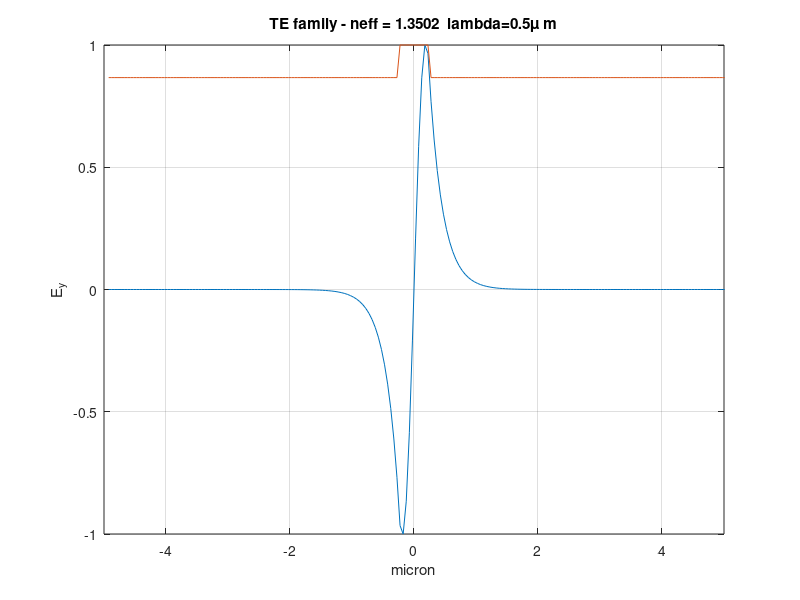

Write MATLAB code to recreate this figure.
% Electromagnetism course - A.Y. 2024/2025
%
% Name: Alessandro 
% Surname: Crotti   
% Registration number: 2149762
%
% FDM based modal-solver for TE family modes
%
% 
% input section

close all
clear all

lambda = 0.5;   % wave length in vacuum [um]
nco    = 1.50;   % refractive index of the guiding slab
ncl    = 1.30;   % refractive index of the cladding
lx     = 10.0;   % transverse width [um]
np     = 200;    % samples number
a      = 0.25;   % half width of the guiding slab [um]

k0 = 2*pi/lambda; % wave number in vacuum
dx = lx/np;       % transverse mesh size
hx = 1/dx.^2;     % to be used in FD equivalent of the second spatial derivative
% building the refractive index profile

for i=1:np
  x(i) = -lx./2 + dx./2 + i.*dx;
  if abs(x(i)) <= a
    n02(i) = nco.^2;
  else
    n02(i) = ncl.^2;
  end
end

% building A matrix

for i=1:np-1
  A(i,i+1) = hx; % upper diagonal elements
  A(i+1,i) = hx; % lower diagonal elements
end

for i=1:np
  A(i,i) = (k0^2 * n02(i)) - 2*hx;
end

% solving the eigenvalue problem

[V, D] = eig(A);

%  post-processing for eliminating spurious solutions

j = 0;
for i=np:-1:1
  beta2 = D(i,i);
  if real(beta2) > 0 %  ... complete here % eigenvalue must be real and positive for guided modes <========================================================================
    tneff = sqrt(beta2)./k0; % calculate the effective index
    % if effective index is in between the refractive index of
    % the core and the cladding then is a guided mode
    if ncl <= tneff & tneff <= nco
       i
       tneff
       j = j + 1;
       neff(j) = tneff;
       norm = max(abs(V(:,i)));
       scale=1.;
       if abs(min(V(:,i))) > abs(max(V(:,i)))
	      scale=-1.;
       end
       plot(x,scale.*V(:,i)./norm,x,sqrt(n02)./nco);
       axis([-lx/2 lx/2 -1 1])
       xlabel('micron');
       ylabel('E_y');
       title(['TE family - ','neff = ',num2str(tneff),'  lambda=',num2str(lambda),'\mu m']);
       grid
      pause
    end
  end
end


